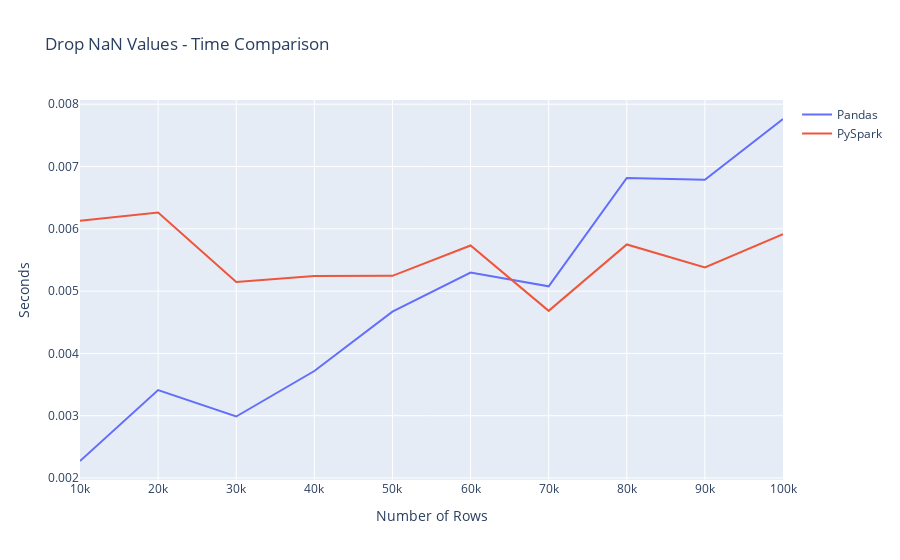
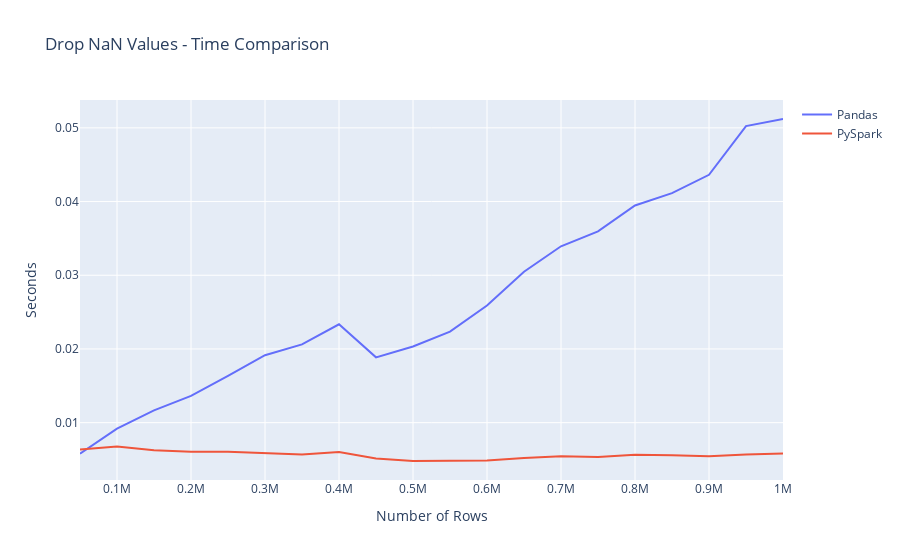

The code cell stored with these charts, in order, in its notebook:
### Code cell
small_drop = utils.plot_statistic("Drop NaN Values", time_statistics_small, "drop_na")
small_drop.show()

large_drop = utils.plot_statistic("Drop NaN Values", time_statistics_large, "drop_na")
large_drop.show()

### Figure 1 — Plotly figure (JSON) as saved in the notebook; plotly's stock layout.template omitted (floating-point values rounded to 4 significant figures)
{"data": [{"hovertemplate": "Rows: %{x}<br>Seconds: %{y}", "mode": "lines", "name": "Pandas", "type": "scatter", "x": [10000, 20000, 30000, 40000, 50000, 60000, 70000, 80000, 90000, 100000], "y": [0.002273, 0.003412, 0.002987, 0.003717, 0.00467, 0.005297, 0.005077, 0.006817, 0.006786, 0.007763]}, {"hovertemplate": "Rows: %{x}<br>Seconds: %{y}", "mode": "lines", "name": "PySpark", "type": "scatter", "x": [10000, 20000, 30000, 40000, 50000, 60000, 70000, 80000, 90000, 100000], "y": [0.006127, 0.006262, 0.005148, 0.005244, 0.005245, 0.005732, 0.004683, 0.005749, 0.005381, 0.005913]}], "layout": {"title": {"text": "Drop NaN Values - Time Comparison"}, "xaxis": {"title": {"text": "Number of Rows"}}, "yaxis": {"title": {"text": "Seconds"}}}}

### Figure 2 — Plotly figure (JSON) as saved in the notebook; plotly's stock layout.template omitted (floating-point values rounded to 4 significant figures)
{"data": [{"hovertemplate": "Rows: %{x}<br>Seconds: %{y}", "mode": "lines", "name": "Pandas", "type": "scatter", "x": [50000, 100000, 150000, 200000, 250000, 300000, 350000, 400000, 450000, 500000, 550000, 600000, 650000, 700000, 750000, 800000, 850000, 900000, 950000, 1000000], "y": [0.005796, 0.009193, 0.01167, 0.01364, 0.01634, 0.01915, 0.02062, 0.02335, 0.01886, 0.02034, 0.02235, 0.02589, 0.03048, 0.03393, 0.03595, 0.03947, 0.04114, 0.04363, 0.05024, 0.0512]}, {"hovertemplate": "Rows: %{x}<br>Seconds: %{y}", "mode": "lines", "name": "PySpark", "type": "scatter", "x": [50000, 100000, 150000, 200000, 250000, 300000, 350000, 400000, 450000, 500000, 550000, 600000, 650000, 700000, 750000, 800000, 850000, 900000, 950000, 1000000], "y": [0.006358, 0.006778, 0.00626, 0.006067, 0.00606, 0.005894, 0.005666, 0.006012, 0.005134, 0.004797, 0.004798, 0.004866, 0.00519, 0.005438, 0.005337, 0.005629, 0.005583, 0.005443, 0.005693, 0.005804]}], "layout": {"title": {"text": "Drop NaN Values - Time Comparison"}, "xaxis": {"title": {"text": "Number of Rows"}}, "yaxis": {"title": {"text": "Seconds"}}}}
